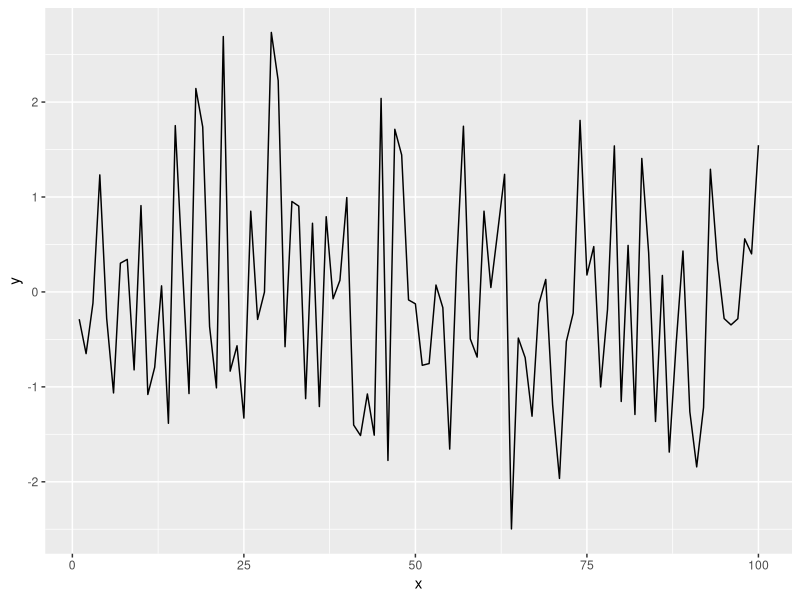

This figure's R source:
## ---- chunk 1
library(tidyverse)

x = seq(1:100)
y = rnorm(100)
dat = data.frame(x, y)
ggplot(dat, aes(x = x, y = y)) +
geom_line()
